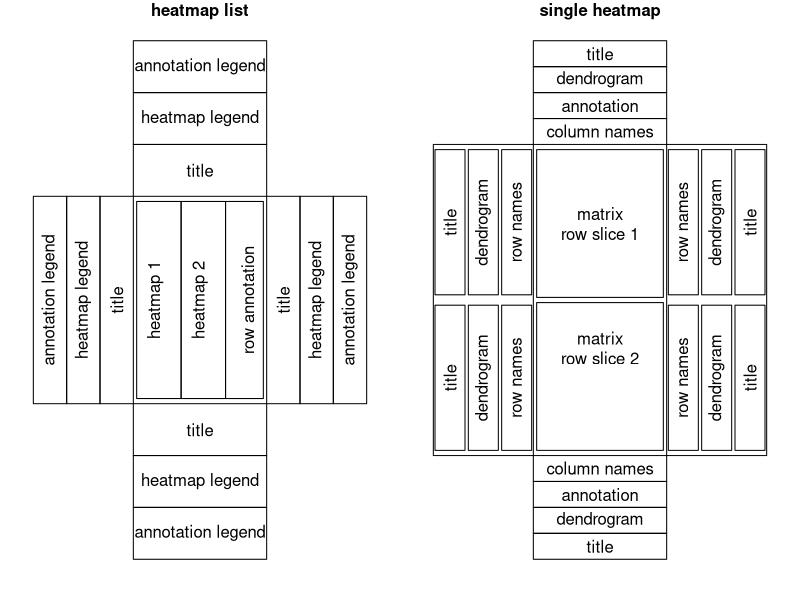

The R script that drew this image:


par(mfrow = c(1, 2))

par(mar = c(1, 1, 1, 1))
plot(NULL, xlim = c(0, 1), ylim = c(0, 1), ann = FALSE, axes = FALSE)

text = c("annotation legend", "heatmap legend", "title", "title", "heatmap legend", "annotation legend")
offset = c(0, 0.1, 0.2, 0.7, 0.8, 0.9)
for(i in seq_along(offset)) {
	rect(0 + offset[i], 0.3, 0.1 + offset[i], 0.7)
	text(0.05 + offset[i], 0.5, text[i], srt = 90)
}

text = c("annotation legend", "heatmap legend", "title", "title", "heatmap legend", "annotation legend")
offset = c(0, 0.1, 0.2, 0.7, 0.8, 0.9)
for(i in seq_along(offset)) {
	rect(0.3, 0 + offset[i], 0.7, 0.1 + offset[i])
	text(0.5, 0.05 + offset[i], text[i])
}

rect(0.31, 0.31, 0.31+0.4/3, 0.69)
text(0.3+0.2/3, (0.31+0.69)/2, "heatmap 1", srt = 90)
rect(0.31+0.4/3, 0.31, 0.31+0.8/3, 0.69)
text(0.5, (0.31+0.69)/2, "heatmap 2", srt = 90)
rect(0.31+0.8/3, 0.31, 0.69, 0.69)
text(0.31+1/3, (0.31+0.69)/2, "row annotation", srt = 90)

mtext("heatmap list", side = 3, font = 2)


par(mar = c(1, 1, 1, 1))
plot(NULL, xlim = c(0, 1), ylim = c(0, 1), ann = FALSE, axes = FALSE)

rect(0, 0.2, 0.3, 0.8)
text = c("title", "dendrogram", "row names", "row names", "dendrogram", "title")
offset = c(0, 0.1, 0.2, 0.7, 0.8, 0.9)
for(i in seq_along(offset)) {
	rect(0 + offset[i] + 0.005, 0.5+0.01, 0.1 + offset[i]-0.005, 0.8-0.01)
	text(0.05 + offset[i], 0.65, text[i], srt = 90)
}
rect(0.7, 0.2, 1, 0.8)
for(i in seq_along(offset)) {
	rect(0 + offset[i]+0.005, 0.2+0.01, 0.1 + offset[i]-0.005, 0.5-0.01)
	text(0.05 + offset[i], 0.35, text[i], srt = 90)
}

text = c("title", "dendrogram", "annotation", "column names", "column names", "annotation", "dendrogram", "title")
offset = c(0, 0.05, 0.1, 0.15, 0.8, 0.85, 0.9, 0.95)
for(i in seq_along(offset)) {
	rect(0.3, 0 + offset[i], 0.7, 0.05 + offset[i])
	text(0.5, 0.025 + offset[i], text[i])
}

rect(0.31, 0.505, 0.69, 0.79)
text(0.5, (0.505+0.79)/2, "matrix\nrow slice 1")

rect(0.31, 0.495, 0.69, 0.21)
text(0.5, (0.505+0.31)/2, "matrix\nrow slice 2")

mtext("single heatmap", side = 3, font = 2)

par(xpd = NA)

# arrows(-0.75, 0.65, -0.05, 0.65, angle = 15)
# arrows(-0.55, 0.35, -0.05, 0.35, angle = 15)

